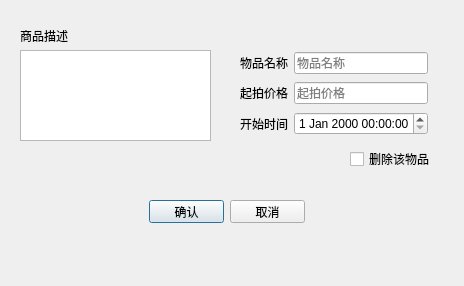
<?xml version="1.0" encoding="UTF-8"?>
<ui version="4.0">
 <class>ThingAdd</class>
 <widget class="QDialog" name="ThingAdd">
  <property name="geometry">
   <rect>
    <x>0</x>
    <y>0</y>
    <width>464</width>
    <height>286</height>
   </rect>
  </property>
  <property name="windowTitle">
   <string>物品管理</string>
  </property>
  <property name="windowIcon">
   <iconset resource="res.qrc">
    <normaloff>:/new/icon/C:/Users/kong/Desktop/icon.png</normaloff>:/new/icon/C:/Users/kong/Desktop/icon.png</iconset>
  </property>
  <widget class="QPushButton" name="Thing_Confirm">
   <property name="geometry">
    <rect>
     <x>149</x>
     <y>200</y>
     <width>75</width>
     <height>23</height>
    </rect>
   </property>
   <property name="text">
    <string>确认</string>
   </property>
  </widget>
  <widget class="QPushButton" name="Thing_Cancel">
   <property name="geometry">
    <rect>
     <x>230</x>
     <y>200</y>
     <width>75</width>
     <height>23</height>
    </rect>
   </property>
   <property name="text">
    <string>取消</string>
   </property>
  </widget>
  <widget class="QCheckBox" name="Delete_Thing">
   <property name="geometry">
    <rect>
     <x>350</x>
     <y>150</y>
     <width>91</width>
     <height>18</height>
    </rect>
   </property>
   <property name="text">
    <string>删除该物品</string>
   </property>
  </widget>
  <widget class="QWidget" name="layoutWidget">
   <property name="geometry">
    <rect>
     <x>240</x>
     <y>50</y>
     <width>188</width>
     <height>87</height>
    </rect>
   </property>
   <layout class="QVBoxLayout" name="verticalLayout">
    <item>
     <layout class="QHBoxLayout" name="horizontalLayout">
      <item>
       <widget class="QLabel" name="label">
        <property name="text">
         <string>物品名称</string>
        </property>
       </widget>
      </item>
      <item>
       <widget class="QLineEdit" name="Thing_Name">
        <property name="readOnly">
         <bool>false</bool>
        </property>
        <property name="placeholderText">
         <string>物品名称</string>
        </property>
       </widget>
      </item>
     </layout>
    </item>
    <item>
     <layout class="QHBoxLayout" name="horizontalLayout_2">
      <item>
       <widget class="QLabel" name="label_2">
        <property name="text">
         <string>起拍价格</string>
        </property>
       </widget>
      </item>
      <item>
       <widget class="QLineEdit" name="Thing_money">
        <property name="placeholderText">
         <string>起拍价格</string>
        </property>
       </widget>
      </item>
     </layout>
    </item>
    <item>
     <layout class="QHBoxLayout" name="horizontalLayout_3">
      <item>
       <widget class="QLabel" name="label_5">
        <property name="text">
         <string>开始时间</string>
        </property>
       </widget>
      </item>
      <item>
       <widget class="QDateTimeEdit" name="Start_Time"/>
      </item>
     </layout>
    </item>
   </layout>
  </widget>
  <widget class="QTextEdit" name="textEdit">
   <property name="geometry">
    <rect>
     <x>20</x>
     <y>50</y>
     <width>191</width>
     <height>91</height>
    </rect>
   </property>
  </widget>
  <widget class="QLabel" name="label_3">
   <property name="geometry">
    <rect>
     <x>20</x>
     <y>30</y>
     <width>54</width>
     <height>12</height>
    </rect>
   </property>
   <property name="text">
    <string>商品描述</string>
   </property>
  </widget>
 </widget>
 <resources>
  <include location="res.qrc"/>
 </resources>
 <connections>
  <connection>
   <sender>Thing_Cancel</sender>
   <signal>clicked()</signal>
   <receiver>ThingAdd</receiver>
   <slot>close()</slot>
   <hints>
    <hint type="sourcelabel">
     <x>296</x>
     <y>238</y>
    </hint>
    <hint type="destinationlabel">
     <x>337</x>
     <y>260</y>
    </hint>
   </hints>
  </connection>
 </connections>
</ui>
